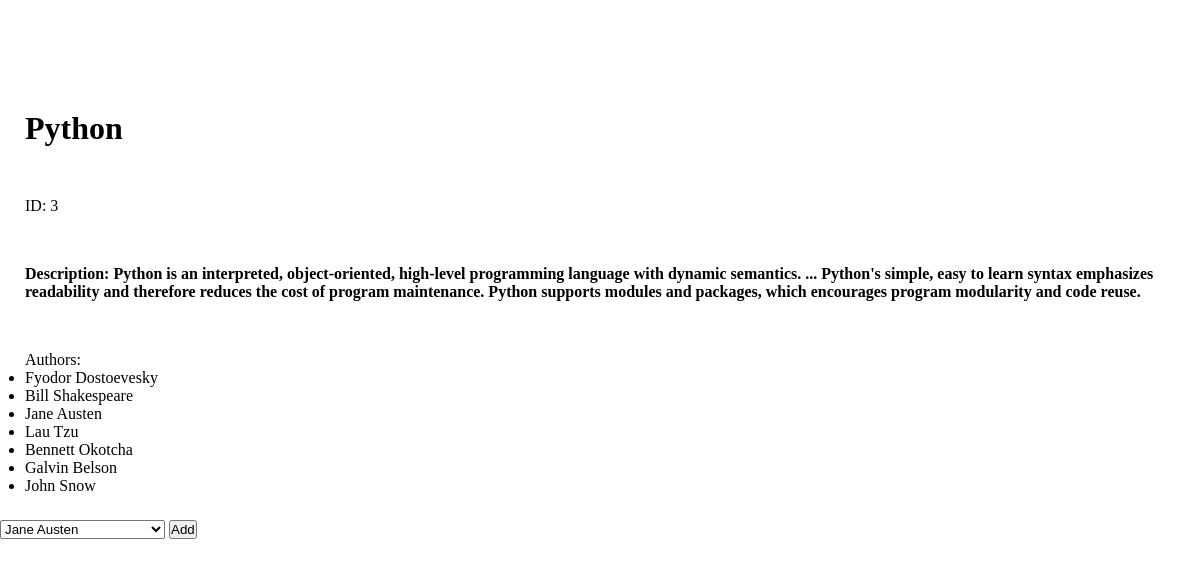
Page /results/3 on the committed database.
### book_authors_app/models.py (models this page shows)
class Book(models.Model):
    title = models.CharField(max_length=255)
    desc = models.TextField()
    created_at = models.DateTimeField(auto_now_add=True)
    updated_at = models.DateTimeField(auto_now=True)

class Author(models.Model):
    books = models.ManyToManyField(Book, related_name='authors')
    first_name = models.CharField(max_length=75)
    last_name = models.CharField(max_length=75)
    notes = models.TextField()
    created_at = models.DateTimeField(auto_now_add=True)
    updated_at = models.DateTimeField(auto_now=True)

### book_authors_app/views.py (the view)
# urls.py: path('results/<int:number>', views.results),
def results(request, number):
    context = {
            'this_book' : Book.objects.get(id=number),
            'this_author': Author.objects.get(id=number),
            'all_books': Book.objects.all(),
            'all_authors': Author.objects.all()
        }
    return render(request, 'book_details.html', context)

### book_authors_app/templates/book_details.html (shortened to what this page needs)
<!DOCTYPE html>
<html lang="en">
<head>
    {% load static %}
    <link rel="stylesheet" href="{% static 'books_details.css' %}">
</head>
<body>
    <h1>{{this_book.title}}</h1>
        <p>ID: {{this_book.id}}</p>
        <p class='bold_p'>Description: {{this_book.desc}}</p>
    <ul>Authors:
        {% for author in this_book.authors.all %}
        <li>{{author.first_name}} {{author.last_name}}</li>
        {% endfor %}
    </ul>
    <form action="/book/{{this_book.id}}" method="POST">
        <select name="author" id="">
            {% for author in all_authors %}
            <option value="{{author.id}}">{{author.first_name}} {{author.last_name}}</option>
            {% endfor %}
        </select>
        <button type="submit">Add</button>
    </form>
</body>
</html>

### book_authors_app/static/books_details.css (style rules this page uses)
* { margin: 0px auto; padding: 0px; }
body { margin-top: 85px; }
.bold_p { font-weight: bold; }
p, h1, ul { padding: 25px; }

### rows in the picture
Book: title "Python", id "3", desc "Python is an interpreted, object-oriented, high-level programming language with dynamic semantics. ... Python's simple, easy to learn syntax emphasizes readability and therefore reduces the cost of program maintenance. Python supports modules and packages, which encourages program modularity and code reuse."
Author: first_name "Fyodor", last_name "Dostoevesky"
Author: first_name "Bill", last_name "Shakespeare"
Author: first_name "Jane", last_name "Austen"
Author: first_name "Lau", last_name "Tzu"
Author: first_name "Bennett", last_name "Okotcha"
Author: first_name "Galvin", last_name "Belson"
Author: first_name "John", last_name "Snow"

### other values in the picture
form field author "Jane Austen"
